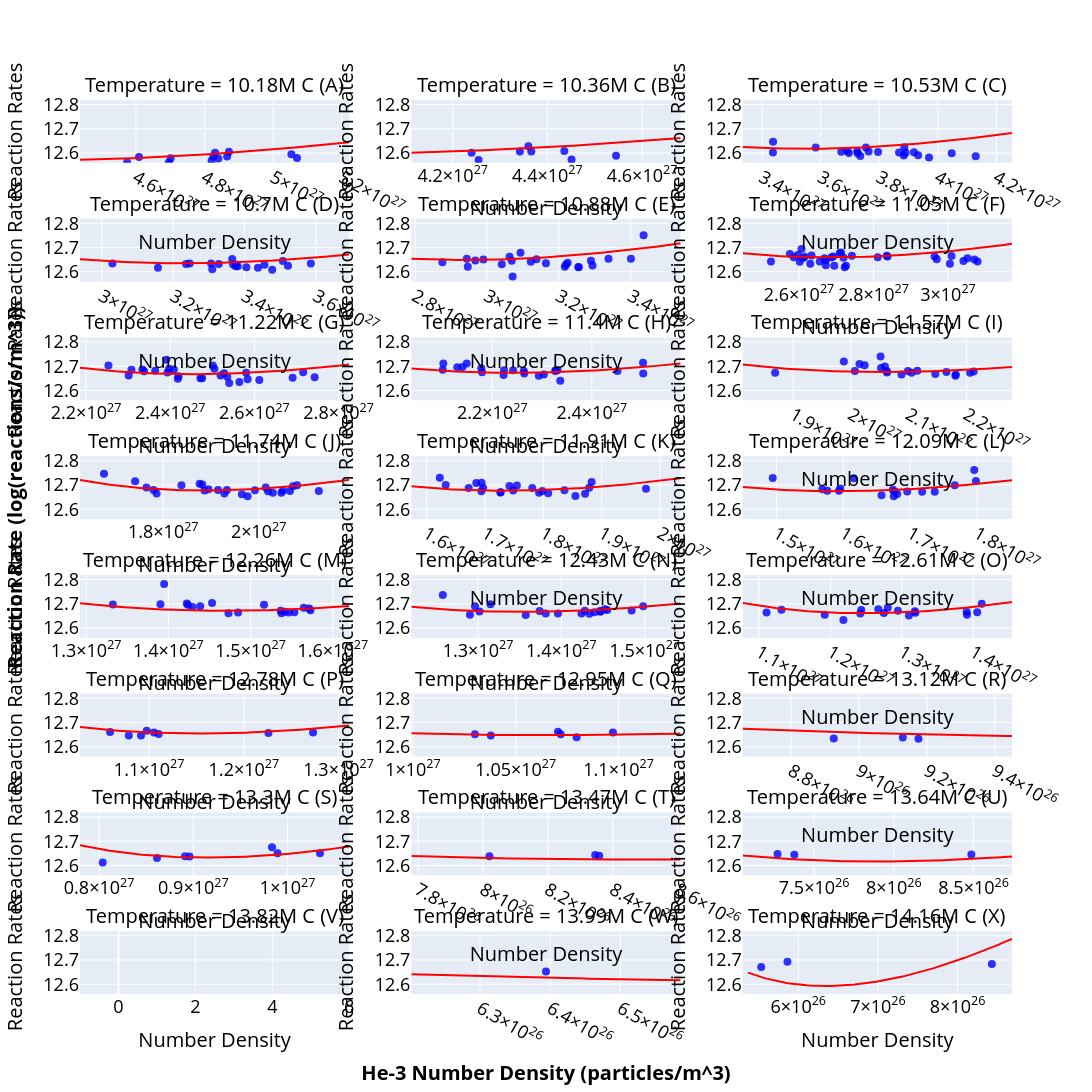

The cell this chart's notebook holds for it:
### Code cell
## Use the model to make another surface plot
pio.templates.default = "plotly"

x = df_filtered['he3_number_density']
temp = df_filtered['core_temperature']

count = 24
x_space = np.linspace(x.min(), x.max(), 100)
temp_range = np.linspace(temp.min(), temp.max(), count + 1)

subplot_titles = []

letters = 'ABCDEFGHIJKLMNOPQRSTUVWXYZ'

idx = 0
_last = temp.min()
for _temp in temp_range:
    if _temp == _last:
        continue
    subplot_titles.append(f'Temperature = {format_title(_temp)} C ({letters[idx]})')
    _last = _temp
    idx += 1

cols = 3
fig = make_subplots(rows=math.ceil((len(temp_range) - 1) / cols), cols=cols, subplot_titles=subplot_titles)
fig.for_each_annotation(update)

max_y = 0
min_y = 1e10

last = temp.min()
idx = 0
row = 1
col = 1
for temp_value in temp_range:
    if temp_value == last:
        continue
    frame_df = df_filtered.copy()
    if temp_value == temp.max():
        frame_df = frame_df[frame_df['core_temperature'] <= temp_value]
    else:
        frame_df = frame_df[frame_df['core_temperature'] < temp_value]
    frame_df = frame_df[frame_df['core_temperature'] >= last]
    last = temp_value

    fig.add_trace(
        go.Scatter(x=frame_df['he3_number_density'], y=np.log10(frame_df['reaction_rates_per_unit_volume']), mode='markers',
                   marker=dict(
                       # color=frame_df['core_temperature'],
                       size=8,
                       opacity=0.8,
                       color="Blue"
                       # colorbar=dict(title='Temperature (C)', len=0.8, thickness=20),
                       # showscale=True,
                       # coloraxis='coloraxis',
                   )),
        row=row, col=col
    )

    _x = frame_df['he3_number_density']
    x_space = np.linspace(.97 * _x.min(), _x.max() * 1.03, 100)

    temp_space = np.array([temp_value] * len(x_space))
    if len(_x) == 1:
        x_value = _x.iloc[0]
        x_space = np.linspace(x_value * 0.97, x_value * 1.03, 100)
        temp_space = np.array(frame_df['core_temperature'].iloc[0]) * np.ones_like(x_space)

    input_data = pd.DataFrame(
        {
            'const': np.ones_like(x_space),
            'log(he3_number_density)': np.log10(x_space),
            'log(he3_number_density)^2': np.log10(x_space) ** 2,
            'log(core_temperature)': np.log10(temp_space),
            'log(core_temperature)^2': np.log10(temp_space) ** 2,
            'log(core_temperature)^3': np.log10(temp_space) ** 3,
            'interaction': np.log10(x_space) * np.log10(temp_space),
        }
    )

    ys = model_interaction.predict(input_data).values
    fig.add_trace(
        go.Scatter(x=x_space, y=ys, mode='lines', marker=dict(color='red')),
        row=row, col=col
    )

    max_y = max(max_y, ys.max())
    min_y = min(min_y, ys.min())

    col += 1
    if col > cols:
        col = 1
        row += 1

    idx += 1

fig.update_layout(
    width=850 * 2.25,
    height=1100 * 2.25,
    showlegend=False,
    coloraxis=dict(colorscale='BlueRed', colorbar=dict(title='Temperature (C)', len=0.8, thickness=20)),
    font_color = 'black',
    font=dict(size=FONT_SIZE - 2)
)

min_y = min_y * 0.999
max_y = max_y * 1.0025


for i in range(len(temp_range)):
    param_name = f'yaxis{i + 1}'
    param_name_x = f'xaxis{i + 1}'
    if i == 0:
        param_name = 'yaxis'
        fig.update_layout(yaxis=dict(range=[min_y, max_y], title='Reaction Rates', color='black', title_font_size=FONT_SIZE), xaxis=dict(title='Number Density', color='black', title_font_size=FONT_SIZE))
    elif i == 9:
        fig.update_layout({
            param_name: dict(range=[min_y, max_y], color='black', title='<b>Reaction Rate (log(reactions/s/m^3))</b>', title_font_size=FONT_SIZE),
            param_name_x: dict(title='Number Density', color='black', title_font_size=FONT_SIZE)
        })
    elif i == 22:
        fig.update_layout({
            param_name: dict(range=[min_y, max_y], title='Reaction Rates', color='black', title_font_size=FONT_SIZE),
            param_name_x: dict(color='black', title='<b>He-3 Number Density (particles/m^3)</b>', title_font_size=FONT_SIZE)
        })
    else:
        fig.update_layout({
            param_name: dict(range=[min_y, max_y], title='Reaction Rates', color='black', title_font_size=FONT_SIZE),
            param_name_x: dict(title='Number Density', color='black', title_font_size=FONT_SIZE)
        })


fig.show()

fig.write_image('fig3.svg')
fig.write_image('fig3.png')
